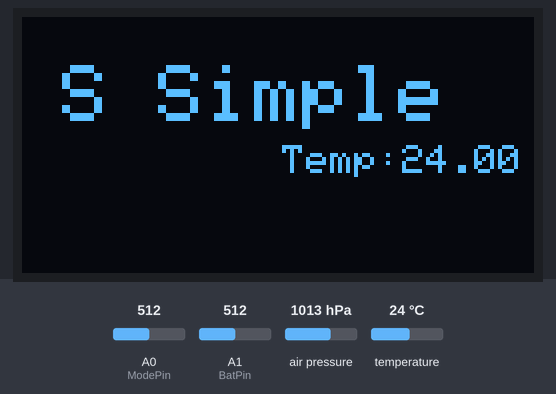
Simulated run of this sketch. Board: Arduino Uno, built with avr-gcc and run on an emulated ATmega328P. Parts: 128×64 one-colour display. Wiring (inferred from the names in the program): SSD1306 OLED at I2C address 0x3C. The test bench sets the inputs (shaded band); at power-on: A0 (ModePin) = 512, A1 (BatPin) = 512, air pressure 1013 hPa, temperature 24 °C.

Above: at 4.5 s.
4.6 s: A0 (ModePin) set to 494
At 5.6 s:
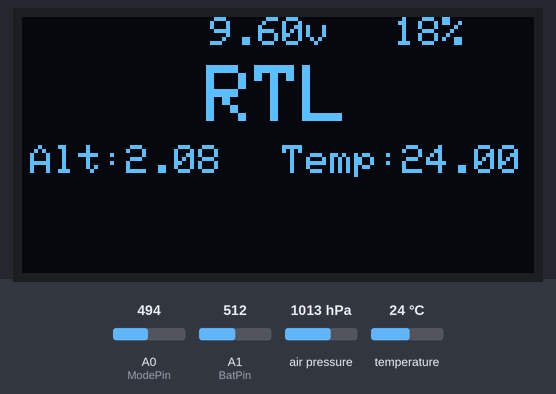
6.7 s: A1 (BatPin) set to 487
At 7.9 s:
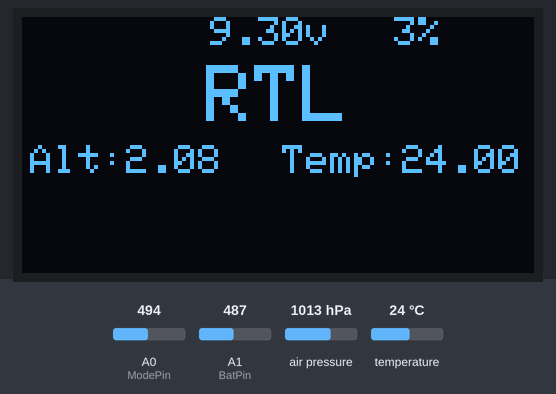
8.5 s: A1 (BatPin) set to 472
At 9.7 s:
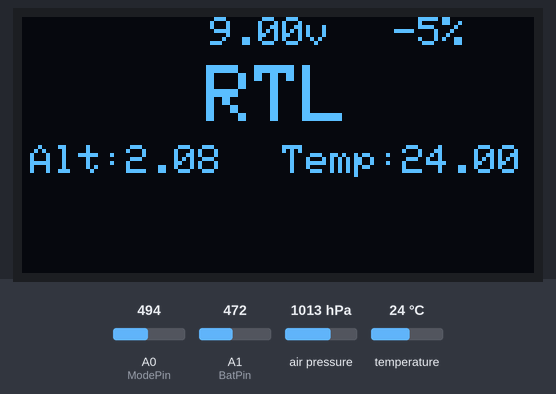
10.4 s: A0 (ModePin) set to 378
11.9 s: A0 (ModePin) set to 350
At 12.8 s:
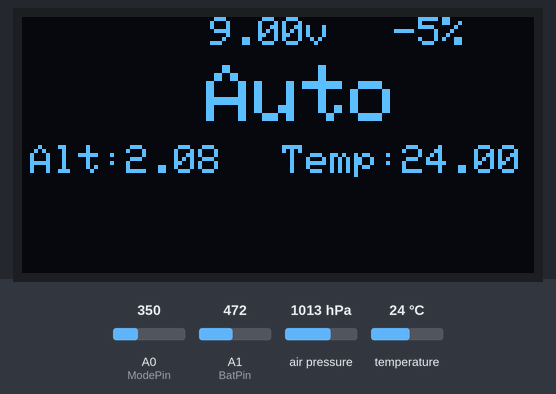
13.4 s: A1 (BatPin) set to 400
At 15.8 s:
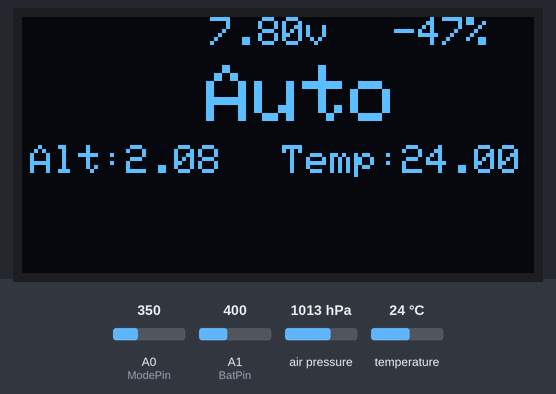
Timing chart, 0 to 17.0 s (numbered marks = the images above; inputs shaded):
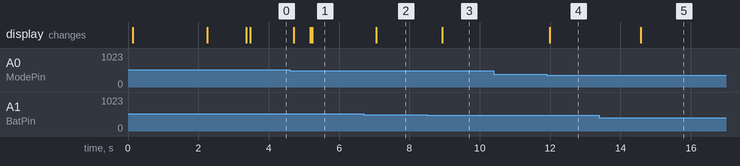

The sketch:

ModeDisplay9x_v107.ino
```cpp
// (licence header left out)
#include <Wire.h>
//pressure sensor
#include <BMP085.h>

BMP085 dps = BMP085();
long Temperature = 0, Pressure = 0, Altitude = 0;

//oled screen
#include <GOFi2cOLED.h>
GOFi2cOLED GOFoled;

//global variables
int ModePin = A0; // select the input pin for the Mode Potentiometer 150k 3k
int BatPin = A1; // input pin for the main power voltage divider 150k 33k

int pos = 0; //front position of graph
int gmax = 50;  //graph max (altitude change in cm)
int gmin = -50; //graph min (altitude change in cm)
void setup()
{
  //Pressure sensor
  Wire.begin();
  dps.init();

  //Splash Screen
  // default slave address is 0x3D - Some screens like the one linked in the readme is 0x3C
  GOFoled.init(0x3C);  //initialze  OLED display
  //GOFoled.setRotation(2); //upsidedown in case your sceen is mounted the wrong way ;-)
  GOFoled.display(); // show splashscreen - will show in only 1 directrion. change your splash with LCDAssist and ammend CPP file in GOFoled library
  delay(2000);
  //GOFoled.clearDisplay();

  GOFoled.setTextSize(1);
  GOFoled.setTextColor(WHITE);
  GOFoled.setCursor(0,55);
  GOFoled.print("V ");
  GOFoled.print(1.07);

  GOFoled.display();
  delay(1000);

  GOFoled.clearDisplay();
  GOFoled.display();
}


//Modes in Prefered Order. Change to suit your needs
const unsigned int number_of_modes = 6;
char *modes[number_of_modes] = {"Stabilise", "Alt Hold", " Loiter", "   Auto", "   RTL", "S Simple"};

   static unsigned int mode_index = 10;
   static unsigned int mode_index_previous = 10;

   const int numReadings = 15.0;

int readings[numReadings];      // the readings from the analog input
int readIndex = 0;              // the index of the current reading
long total = 0;                  // the running total
long average = 0;                // the average


void CheckMode(){

   int val = analogRead(ModePin);
   //map input voltage. min = 0V max= 1.96V
   //find max pin value 0-1024, 0-3.3V
   //    1.96/3.3 = 0.596
   //    0.596*1024 = 610

   // map input to 0-5V
   int temp = map(val, 0, 610, 0, 500);

   //from excel sheet find voltage values to match ardupilot radio ppm
   if (temp <= 80) {
     mode_index = 0;
   } else if (temp <= 140) {
     mode_index = 1;
   } else if (temp <= 230) {
     mode_index = 2;
   } else if (temp <= 300) {
     mode_index = 3;
   } else if (temp <= 410) {
     mode_index = 4;
   } else {
     mode_index = 5;
   }


 //if new mode detected update display
 if (mode_index != mode_index_previous) {
      mode_index_previous = mode_index;
      GOFoled.clearArea(10,12,116,17); //fill rectangle x,y,w,h
      GOFoled.setCursor(10,12);
      GOFoled.setTextSize(2);
      GOFoled.print(String(modes[mode_index]));
      GOFoled.setTextSize(1);
  }
}

void Graph(void){

  pos++;//increment graph position

  if(pos>=128){ //screen overflow management
    pos=0;
  }

     //display altitude
      GOFoled.clearArea(2,32,62,7); //fill rectangle x,y,w,h
      GOFoled.setCursor(2,32);
      GOFoled.print("Alt:");
      GOFoled.print(average/100.0);
    if((average > gmax)||(average < gmin)){ //graph overflow management
      gmax=average;
      gmin=-gmax;
    }
    int number = map(average, gmin, gmax, 45, 64);
    GOFoled.drawPixel( pos, number, WHITE);
    //clear front of graph
    GOFoled.clearArea(pos+1,45,14,19); //fill rectangle x,y,w,h
}


void clearline(int indent, int line, int letters)
{
  //clear line
  GOFoled.clearArea(indent,line*7,letters*5,7); //fill rectangle x,y,w,h
}

void DisplayBat(void)
{
  //battery display 150k 33k
  clearline(47,0,18);
  GOFoled.setCursor(47,0);

  // map low voltage and high voltage of battery through voltage divider
  // bat range 9.3V-12.6V to pin range 1.579V-2.197V
  // 2.198/3.3 = 0.666
  // 0.666*1024 = 682 - max
  //
  // 1.579/3.3 = 0.478
  // 0.478*1024 = 490 - min

  //display voltage
  GOFoled.print(map(analogRead(BatPin),490,682,93,126)/10.0);
  GOFoled.print("v");
  GOFoled.setCursor(93,0);
  GOFoled.print(map(analogRead(BatPin),481,652,0,100));
  GOFoled.print("%");
}

void loop()
{
  //mode display
  CheckMode();

  //temp display
  dps.getTemperature(&Temperature);
  //clearline(65,32,11);
  GOFoled.clearArea(65,32,63,7); //fill rectangle x,y,w,h
  GOFoled.setCursor(65,32);
  GOFoled.print("Temp:");
  GOFoled.print(Temperature/10.0);

  //graph altitude
  dps.getAltitude(&Altitude);
  // subtract the last reading:
  total = total - readings[readIndex];
  // read from the sensor:
  readings[readIndex] = Altitude;
  // add the reading to the total:
  total = total + readings[readIndex];
  // advance to the next position in the array:
  readIndex = readIndex + 1;
  // if we're at the end of the array...
  if (readIndex >= numReadings){
    // ...wrap around to the beginning:
    readIndex = 0;
    // calculate the average:
    average = total / numReadings;
    // send it to the computer as ASCII digits
    Graph();
    DisplayBat();
  }

  GOFoled.display();
  //delay(10);
}
```

Measured:
- the behaviour switches between 502 and 501 on A0 (ModePin) (found by bisection; images 0 and 1)
- the behaviour switches between 480 and 479 on A1 (BatPin) (found by bisection; images 2 and 3)
- the behaviour switches between 368 and 367 on A0 (ModePin) (found by bisection; images 3 and 4)
- after the input at 4.6 s, the display: first changes after 0.11 s (image 1 shows a later state)
- after the input at 6.7 s, the display: changes after 0.36 s (image 2)
- after the input at 8.5 s, the display: changes after 0.43 s (image 3)
- after the input at 10.4 s, every drawn part: stays the same
- after the input at 11.9 s, the display: changes after 0.09 s (image 4)
- after the input at 13.4 s, the display: changes after 1.2 s (image 5)
